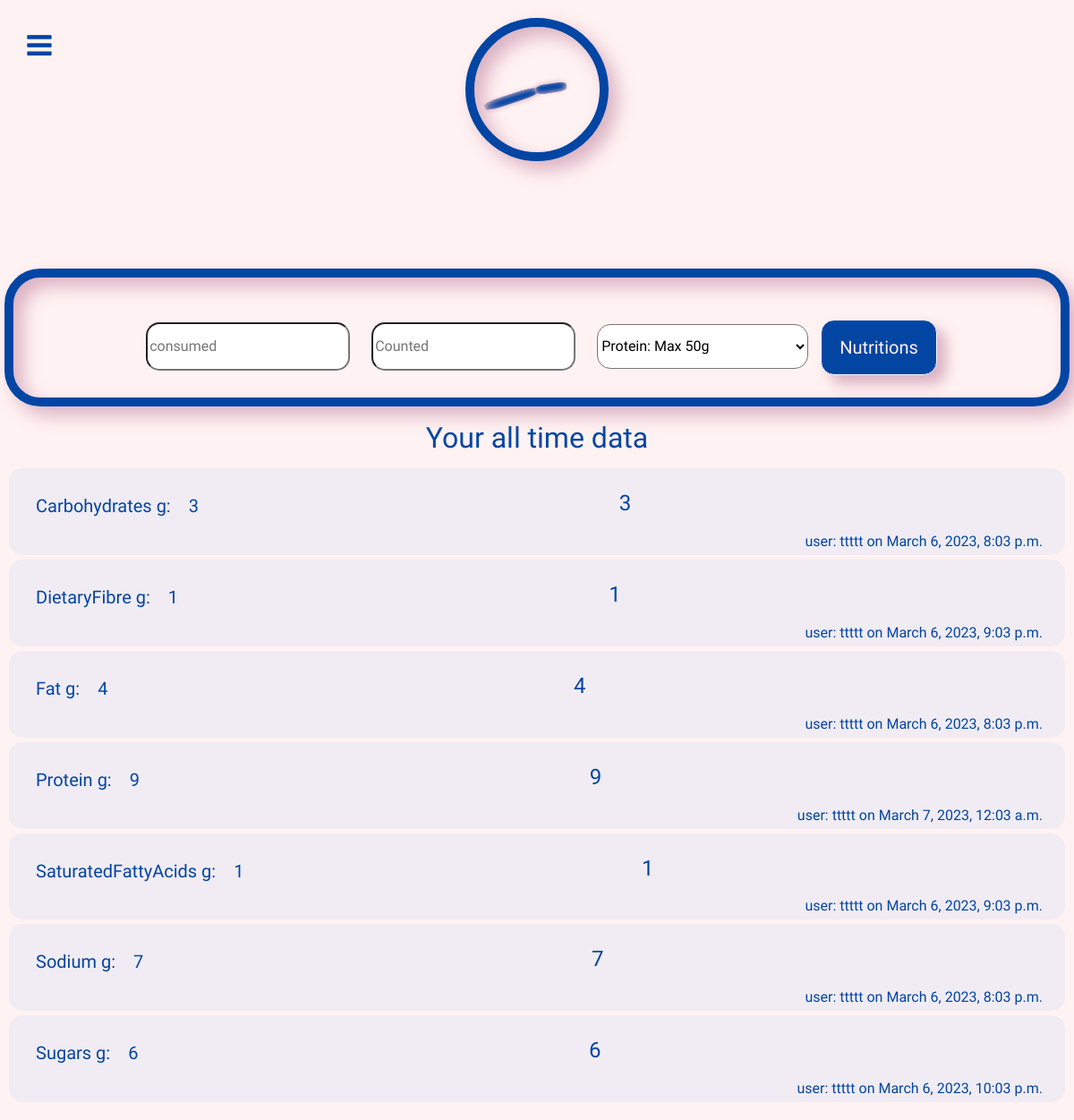
The app's page /nutrition (signed in) with its own data.
### finalproject/models.py (models this page shows)
class Nutrition(models.Model):
    CATEGORIES= [
    ('Protein', 'Protein: Max 50g'),
    ('Fat', 'Fat: Max 65g'),
    ('SaturatedFattyAcids', 'Saturated Fatty Acids: Max 20g'),
    ('Carbohydrates', 'Carbohydrates: Max 304g'),
    ('Sugars', 'Sugars: Max 38g'),
    ('Sodium', 'Sodium: Max 2.3g'),
    ('DietaryFibre', 'DietaryFibre: Max 25g'),
    ]
    n_user = models.ForeignKey("User", on_delete=models.CASCADE, related_name="n_user")
    n_date = models.DateTimeField(timezone.now, blank="True", null="True")
    cosumed = models.TextField(max_length=64, null="True")
    counted = models.IntegerField(null="True")
    category = models.CharField(max_length=50, choices=CATEGORIES, default="Protein")

class User(AbstractUser):
    pass

### finalproject/views.py (the view)
# urls.py: path("nutrition", views.nutrition, name="nutrition"),
@csrf_exempt
def nutrition(request):
    if request.user.is_authenticated:
        if request.method == "POST":
            nform = NutritionForm(request.POST)
            if nform.is_valid():
                counted=nform.cleaned_data["counted"]
                cosumed=nform.cleaned_data["cosumed"]
                category=nform.cleaned_data["category"]
                nutritions = Nutrition.objects.filter(category=category, n_user=request.user)
                if not nutritions:
                    nutri = Nutrition(n_date=timezone.datetime.now().strftime('%Y-%m-%d %H:%m:%S'), counted=counted, cosumed=cosumed, category=category, n_user=request.user)
                    nutri.save()
                else:
                    nutri = Nutrition.objects.get(n_user=request.user, category=category)
                    c = nutri.counted
                    nutri.counted = counted + c
                    nutri.n_date = timezone.datetime.now().strftime('%Y-%m-%d %H:%m:%S')
                    nutri.save()
            sleeps = Sleep.objects.filter(s_user=request.user, todayis=datetime.now().strftime('%Y-%m-%d'), categorytoday=category)
            if not sleeps:
                s = Sleep(s_user=request.user, counttoday=nform.cleaned_data["counted"], categorytoday=nform.cleaned_data["category"], todayis=datetime.now().strftime('%Y-%m-%d'))
                s.save()
            else:
                sums = Sleep.objects.get(s_user=request.user, categorytoday=category, todayis=datetime.now().strftime('%Y-%m-%d'))
                s = sums.counttoday
                sums.counttoday = counted + s
                sums.todayis = datetime.now().strftime('%Y-%m-%d')
                sums.save()
            return redirect("nutrition")
        else:
            nutritions = Nutrition.objects.all().order_by("category")
            return render(request, "finalproject/nutrition.html", {
                "nutritions":nutritions,
                "nform":NutritionForm(),
            })
    else:
        return HttpResponseRedirect(reverse("login"))

### finalproject/forms.py
class NutritionForm(forms.Form):
    cosumed = forms.CharField(label="", widget=forms.TextInput(attrs={"class":"cosumed", "PlaceHolder":"consumed"}))
    counted = forms.IntegerField(label="", widget=forms.NumberInput(attrs={"class":"counted", "PlaceHolder":"Counted"}))
    category = forms.CharField(label="", widget=forms.Select(choices=[
    ('Protein', 'Protein: Max 50g'),
    ('Fat', 'Fat: Max 65g'),
    ('SaturatedFattyAcids', 'SaturatedFattyAcids: Max 20g'),
    ('Carbohydrates', 'Carbohydrates: Max 304g'),
    ('Sugars', 'Sugars: Max 38g'),
    ('Sodium', 'Sodium: Max 2.3g'),
    ('DietaryFibre', 'DietaryFibre: Max 25g')
 ], attrs={"class":"category"}))

### finalproject/templates/finalproject/nutrition.html (shortened to what this page needs)
{% extends "finalproject/layout.html" %}
{% load static %}
{% block body %}
{% if user.is_authenticated %}
    <div class="table">
        <form style="padding-top:35px;" method="POST" action="{% url 'nutrition' %}">
            {{nform}}
            <input id ="nutbtn" type="submit" value="Nutritions" class="btn btn-primary button">
        </form>
    </div>
    <h2>Your all time data</h2>
    {% for n in nutritions %}
        {% if request.user.id == n.n_user.id %}
        <ul  class="dim">
            <h5>{{n.category}} g:</h5> <h5 id="counted">{{n.counted}}</h5>
            <li><h4 id="{{n.category}}">{{n.counted}}</h4></li>
            <li><h6>user: {{n.n_user}} on {{n.n_date}}</h6></li>
        </ul>
        {% endif %}
    {% endfor %}
    <div id='chart_div' style="max-width:1000px; max-height:600px; margin-left: auto;
    margin-right: auto;"></div>
{% endif %}
{% endblock %}

### finalproject/static/finalproject/styles.css (style rules this page uses)
html { min-width: 100%; max-height:100%; }
body { font-family: Nanum Myeongjo; text-align: center; background-color: #FFF2F2; color:#0245A3; }
div { padding: 5px; position: relative; box-sizing: border-box; }
#nutbtn, #notebtn, #sleepbtn { background-color:#0245A3; color:#FFF2F2; border-color:#FFF2F2; }
.btn-primary { background-color:#0245A3; color:#FFF2F2; border-radius: 10px; border-color: #FFF2F2; line-height: 2; font-family: Nanum Myeongjo; }
button, .btn { background-color: #0245A3; border-color: #FFF2F2; color: #FFF2F2; font-size: 20px; border-radius: 15px; box-shadow: 10px 10px 15px #dbb1c3; display: inline-block; padding: 10px 20px; font-family: Nanum Myeongjo; }
.cosumed, .counted, .category, .note, .bed { line-height: 3; font-family: Nanum Myeongjo; border-radius: 15px; background-color:white; margin:10px; margin-bottom:25px; }
select, textarea { height: 50px; border-radius: 15px; font-family: Nanum Myeongjo; }
li { padding: 5px; }
.dim { background: rgba(0, 123, 255, 0.056); color: #0245A3; list-style-type: none; padding: 20px; border-radius: 15px; margin:5px; }
h2 { font-family: Nanum Myeongjo; color: #0245A3; letter-spacing: 5.5; margin-bottom:15px; }
h4 { font-family: Nanum Myeongjo; color: #0245A3; }
h5 { font-family: Nanum Myeongjo; color: #0245A3; float: left; padding: 10px; }
h6 { font-family: Nanum Myeongjo; color: #0245A3; float:right; }
.table { display: table; float:center; max-width:100%; border:solid 10px; color: #0245A3; border-radius:40px; box-shadow: 10px 10px 20px #dbb1c3, inset 10px 10px 20px #dbb1c3; }

### records on screen
Nutrition: category "Carbohydrates", counted "3", n_user "ttttt", n_date "March 6, 2023, 8:03 p.m."
Nutrition: category "DietaryFibre", counted "1", n_user "ttttt", n_date "March 6, 2023, 9:03 p.m."
Nutrition: category "Fat", counted "4", n_user "ttttt", n_date "March 6, 2023, 8:03 p.m."
Nutrition: category "Protein", counted "9", n_user "ttttt", n_date "March 7, 2023, 12:03 a.m."
Nutrition: category "SaturatedFattyAcids", counted "1", n_user "ttttt", n_date "March 6, 2023, 9:03 p.m."
Nutrition: category "Sodium", counted "7", n_user "ttttt", n_date "March 6, 2023, 8:03 p.m."
Nutrition: category "Sugars", counted "6", n_user "ttttt", n_date "March 6, 2023, 10:03 p.m."
